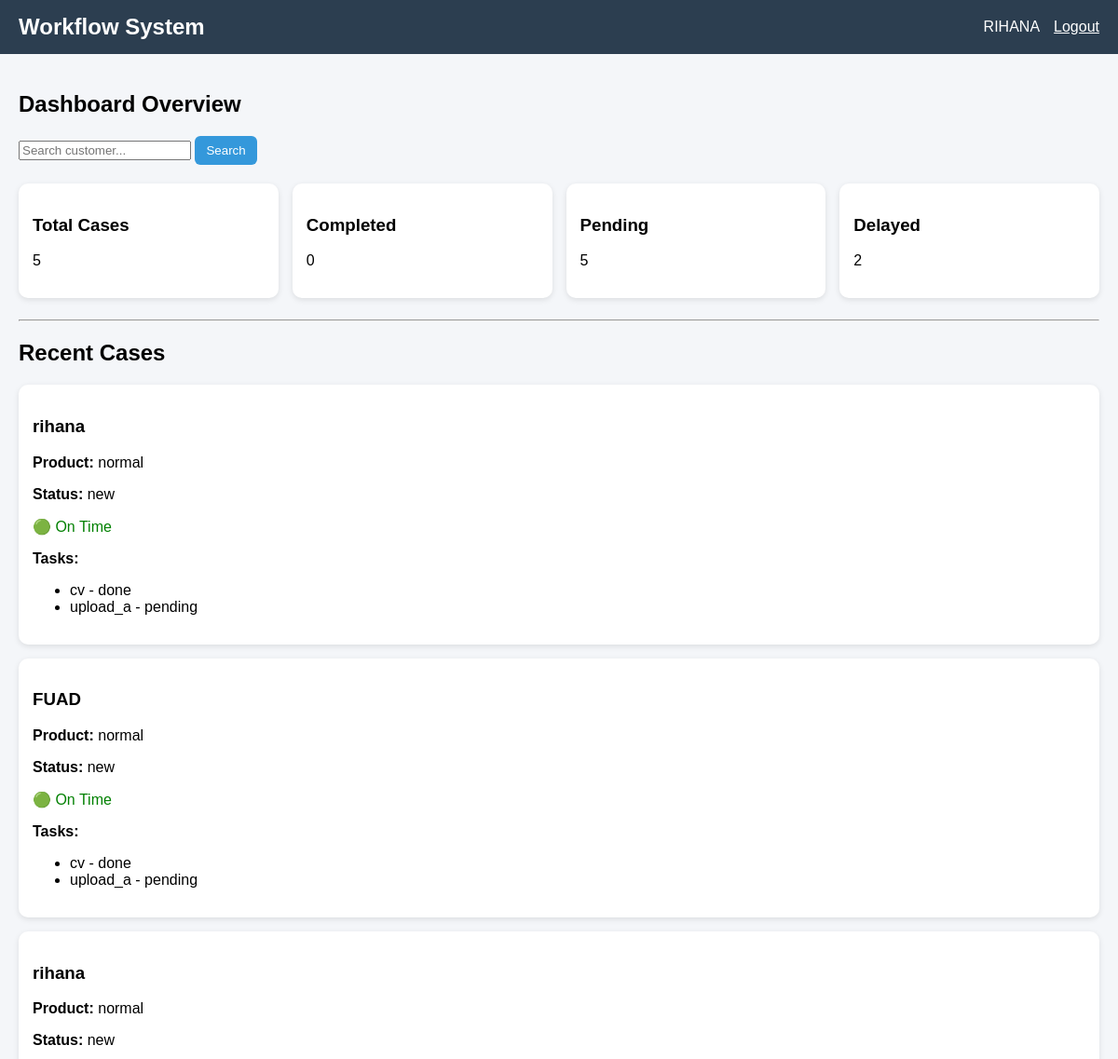
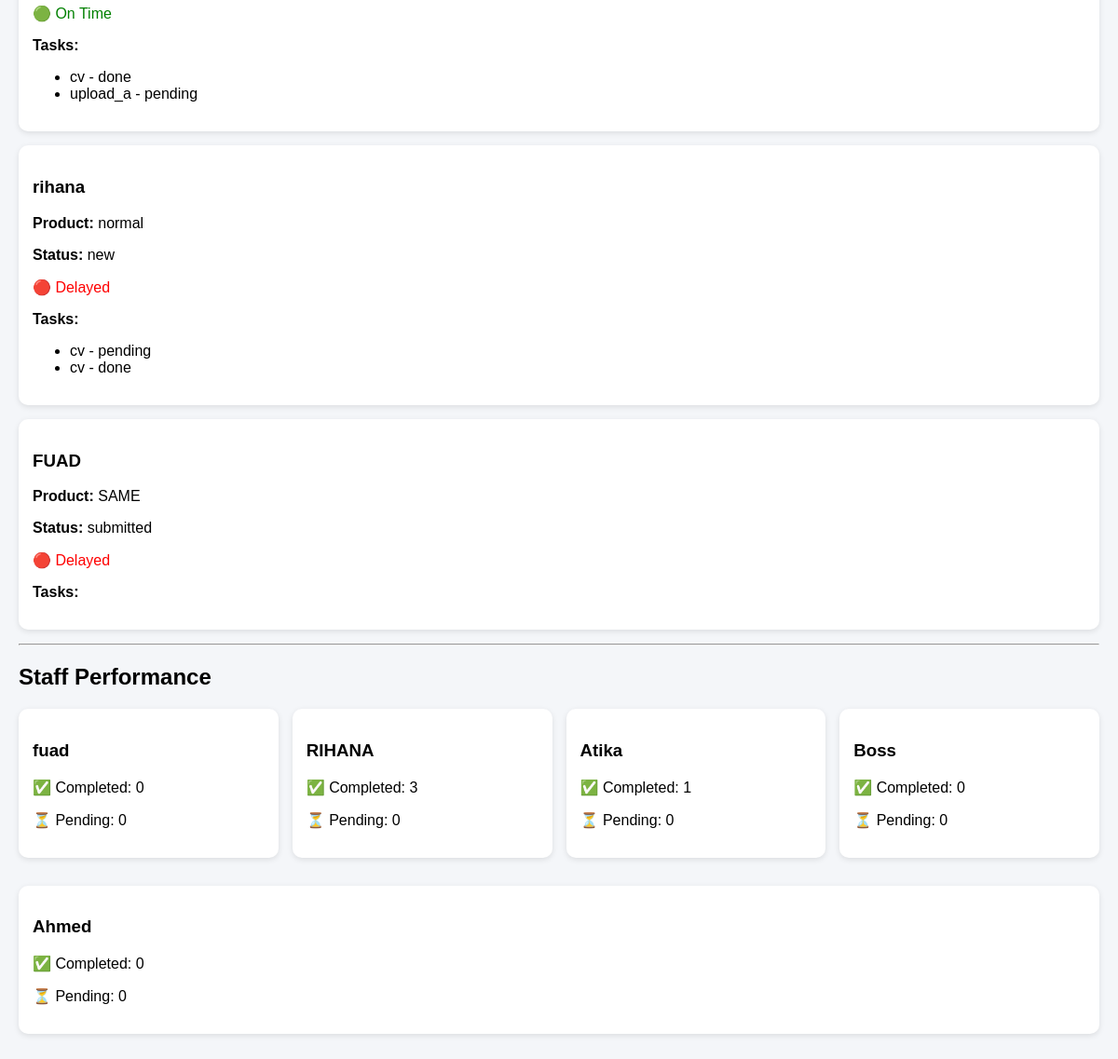
The page /owner/ (signed in) on the database its author committed (2 pictures, top to bottom).
### core/models.py (models this page shows, shortened)
class Case(models.Model):
    STATUS_CHOICES = [
        ('new', 'New'),
        ('processing', 'Processing'),
        ('completed', 'Completed'),
    ]
    PRIORITY_CHOICES = [
        ('normal', 'Normal'),
        ('urgent', 'Urgent'),
    ]
    customer_name = models.CharField(max_length=255)
    phone_number = models.CharField(max_length=20)
    product_type = models.CharField(max_length=255)
    status = models.CharField(max_length=20, choices=STATUS_CHOICES, default='new')
    priority = models.CharField(max_length=10, choices=PRIORITY_CHOICES, default='normal')
    created_at = models.DateTimeField(auto_now_add=True)
    deadline = models.DateTimeField(null=True, blank=True)

class Task(models.Model):
    TASK_TYPES = [
        ('cv', 'CV Preparation'),
        ('upload_a', 'Upload Website A'),
        ('upload_b', 'Upload Website B'),
        ('submission', 'Submission'),
        ('tax', 'Tax/VAT'),
        ('payment', 'Payment'),
    ]
    STATUS_CHOICES = [
        ('pending', 'Pending'),
        ('in_progress', 'In Progress'),
        ('done', 'Done'),
    ]
    case = models.ForeignKey(Case, on_delete=models.CASCADE, related_name='tasks')
    task_type = models.CharField(max_length=50, choices=TASK_TYPES)
    assigned_to = models.ForeignKey(User, on_delete=models.SET_NULL, null=True)
    status = models.CharField(max_length=20, choices=STATUS_CHOICES, default='pending')
    notes = models.TextField(blank=True)
    created_at = models.DateTimeField(auto_now_add=True)
    completed_at = models.DateTimeField(null=True, blank=True)

### core/views.py (the view)
# urls.py: path('owner/', main_dashboard, name='main_dashboard'),
@login_required
def main_dashboard(request):
    query = request.GET.get('q')
    cases = Case.objects.all().order_by('-created_at')
    if query:
        cases = cases.filter(customer_name__icontains=query)
    total_cases = Case.objects.count()
    completed_cases = Case.objects.filter(status='completed').count()
    pending_cases = Case.objects.exclude(status='completed').count()
    delayed_cases = Case.objects.filter(deadline__lt=timezone.now()).count()
    users = User.objects.all()
    performance = []
    for user in users:
        performance.append({
            'user': user.username,
            'completed': Task.objects.filter(assigned_to=user, status='done').count(),
            'pending': Task.objects.filter(assigned_to=user, status='pending').count()
        })
    notifications = Task.objects.filter(
        assigned_to=request.user,
        status='pending'
    ).count()
    return render(request, 'dashboard.html', {
        'cases': cases,
        'total_cases': total_cases,
        'completed_cases': completed_cases,
        'pending_cases': pending_cases,
        'delayed_cases': delayed_cases,
        'performance': performance,
        'notifications': notifications,
        'now': timezone.now(),
    })

### core/templates/dashboard.html
{% extends 'base.html' %}
{% block content %}
<h2>Dashboard Overview</h2>
<form method="get" style="margin-bottom:20px;">
    <input type="text" name="q" placeholder="Search customer..." value="{{ request.GET.q }}">
    <button class="btn">Search</button>
</form>
<div style="display:flex; gap:15px; flex-wrap:wrap;">
    <div class="card" style="flex:1;">
        <h3>Total Cases</h3>
        <p>{{ total_cases }}</p>
    </div>
    <div class="card" style="flex:1;">
        <h3>Completed</h3>
        <p>{{ completed_cases }}</p>
    </div>
    <div class="card" style="flex:1;">
        <h3>Pending</h3>
        <p>{{ pending_cases }}</p>
    </div>
    <div class="card" style="flex:1;">
        <h3>Delayed</h3>
        <p>{{ delayed_cases }}</p>
    </div>
</div>
<hr>
<h2>Recent Cases</h2>
{% for case in cases %}
    <div class="card">
        <h3>{{ case.customer_name }}</h3>
        <p><strong>Product:</strong> {{ case.product_type }}</p>
        <p><strong>Status:</strong> {{ case.status }}</p>
        {% if case.deadline %}
            {% if case.deadline < now %}
                <p class="status-red">🔴 Delayed</p>
            {% elif case.deadline|timeuntil < "1 day" %}
                <p class="status-orange">🟠 Urgent</p>
            {% else %}
                <p class="status-green">🟢 On Time</p>
            {% endif %}
        {% endif %}
        <div style="margin-top:10px;">
            <strong>Tasks:</strong>
            <ul>
                {% for task in case.tasks.all %}
                    <li>
                        {{ task.task_type }} - {{ task.status }}
                    </li>
                {% endfor %}
            </ul>
        </div>
    </div>
{% empty %}
    <p>No cases found</p>
{% endfor %}
<hr>
<h2>Staff Performance</h2>
<div style="display:flex; flex-wrap:wrap; gap:15px;">
{% for p in performance %}
    <div class="card" style="flex:1; min-width:200px;">
        <h3>{{ p.user }}</h3>
        <p>✅ Completed: {{ p.completed }}</p>
        <p>⏳ Pending: {{ p.pending }}</p>
    </div>
{% endfor %}
</div>
{% endblock %}

### core/templates/base.html (shortened to what this page needs)
<!DOCTYPE html>
<html>
<head>
</head>
<body>
<div class="navbar">
    <h2>Workflow System</h2>
    <div class="nav-right">
        <span>{{ request.user.username }}</span>
        <a href="{% url 'logout' %}" style="color:white;">Logout</a>
    </div>
</div>
<div class="container">
    {% block content %}{% endblock %}
</div>
</body>
</html>

### core/templates/base.html (style rules this page uses)
body { font-family: Arial; margin: 0; background: #f4f6f9; }
.navbar { background: #2c3e50; color: white; padding: 15px 20px; display: flex; justify-content: space-between; align-items: center; }
.navbar h2 { margin: 0; }
.nav-right { display: flex; gap: 15px; align-items: center; }
.container { padding: 20px; }
.card { background: white; padding: 15px; margin-bottom: 15px; border-radius: 10px; box-shadow: 0 2px 6px rgba(0,0,0,0.1); }
.btn { background: #3498db; color: white; padding: 8px 12px; border: none; border-radius: 6px; cursor: pointer; }
.status-red { color: red; }
.status-green { color: green; }

### rows shown on the page
Case: customer_name "rihana", product_type "normal", status "new", shows "🟢 On Time"
Task: task_type "cv", status "done"
Task: task_type "upload_a", status "pending"
Case: customer_name "FUAD", product_type "normal", status "new", shows "🟢 On Time"
Task: task_type "cv", status "done"
Task: task_type "upload_a", status "pending"
Case: customer_name "rihana", product_type "normal", status "new", shows "🟢 On Time"
Task: task_type "cv", status "done"
Task: task_type "upload_a", status "pending"
Case: customer_name "rihana", product_type "normal", status "new", shows "🔴 Delayed"
Task: task_type "cv", status "pending"
Task: task_type "cv", status "done"
Case: customer_name "FUAD", product_type "SAME", status "submitted", shows "🔴 Delayed"

### other values the page prints
{{ request.user.username }} "RIHANA"
{{ total_cases }} "5"
{{ completed_cases }} "0"
{{ pending_cases }} "5"
{{ delayed_cases }} "2"
{{ p.user }} "fuad" "RIHANA" "Atika" "Boss" "Ahmed"
{{ p.completed }} "0" "3" "1" "0" "0"
{{ p.pending }} "0" "0" "0" "0" "0"
